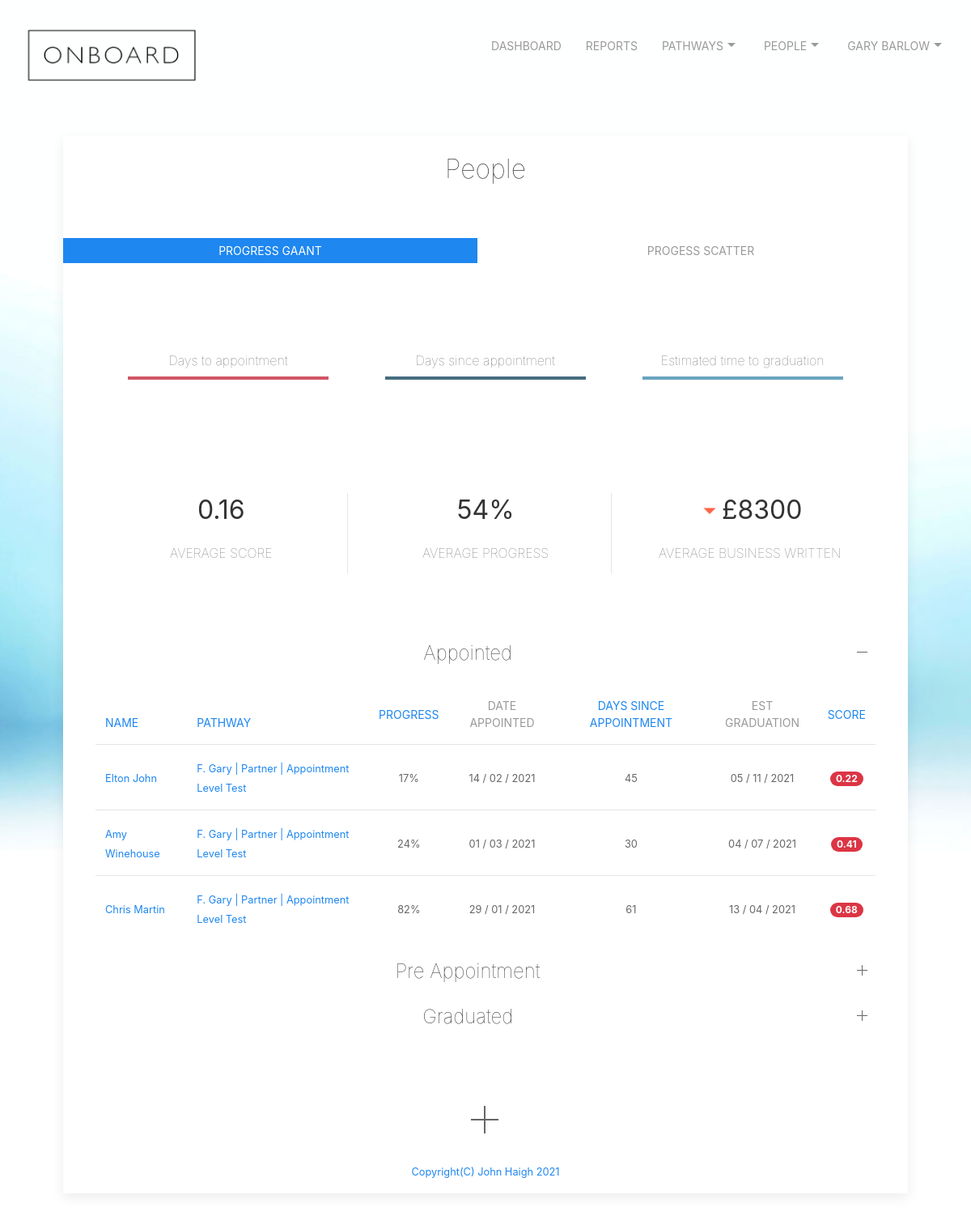
The page /people (signed in) on the database its author committed.
### tables this page shows
CREATE TABLE users ('id' integer PRIMARY KEY NOT NULL, 'email' text NOT NULL, 'firstname' text NOT NULL,'lastname' text NOT NULL, 'password' text NOT NULL, 'company' text NOT NULL, 'jobrole' text NOT NULL,'companymail' text NOT NULL, 'confirmed' text, 'lastlogin' text, 'adminlevel' int, 'status' text, 'region' text, 'averagescore' int, 'averagebusiness' int, 'averagebusinesstarget' int, 'averageprogressnumber' int);

CREATE TABLE "people" (
	"id"	integer NOT NULL,
	"firstname"	text NOT NULL,
	"lastname"	text NOT NULL,
	"mobile"	text NOT NULL,
	"email"	text NOT NULL,
	"pdm"	text NOT NULL,
	"bam"	text,
	"pathwayEnrolled"	text,
	"pathwayEnrolledDate"	text,
	"pathwayEnrolledPosition"	text,
	"pathwayEnrolledProgress"	integer,
	"pathwayEnrolledPositionDate"	text,
	"history"	text,
	"exEmployedDeal"	text,
	"exEmployedDealExpiry"	text,
	"businessWrittenPreviousMonth"	integer,
	"businessWrittenYearToDate"	integer,
	"daysinpathway"	integer,
	"estcompletion"	text,
	"score"	int,
	"minincome"	int,
	"practice"	text,
	"dateappointed"	text,
	"dayssinceappointment"	int,
	"appointed"	int,
	"region"	int,
	"completed"	INTEGER,
	PRIMARY KEY("id")
);

### app.py (the view, shortened to what this page needs)
@app.route("/people", methods=["GET", "POST"])
@login_required
def people():
    if request.method == "GET":
        db = SQL("sqlite:///onboard.db")
        info = db.execute("SELECT * FROM users WHERE id = ?", session["user_id"])
        username = info[0]['email']
        firstname = info[0]['firstname']
        lastname = info[0]['lastname']
        companymail = info[0]['companymail']
        fullname = firstname + ' ' + lastname
        daytoday = int(datetime.datetime.today().strftime ('%d'))
        monthtoday = int(datetime.datetime.today().strftime ('%m'))
        yeartoday = int(datetime.datetime.today().strftime ('%Y'))
        totalscore = 0
        count = 0
        totalaveragebusinesstarget = 0
        totalaveragebusiness = 0
        totalaverageprogressnumber = 0
        averageprogressnumber = 0
        preappointmentdays = []
        progresstodate = []
        estimatedfinish = []
        stackednames = []
        i = 0
        rows = db.execute("SELECT * FROM people WHERE pdm = ? AND completed = 0 ORDER BY dayssinceappointment", username)
        while i < len(rows):
            dateenrolled = rows[i]['pathwayEnrolledDate']
            if dateenrolled != None:
                x = dateenrolled.split("/", 3)
                yearenrolled = (int(x[2]))
                monthenroleld = (int(x[1]))
                dayenrolled = (int(x[0]))
                d0 = date(yearenrolled, monthenroleld, dayenrolled)
                d1 = date(yeartoday, monthtoday, daytoday)
                delta = d1 - d0
                daysin = delta.days
            else:
                daysin = 0
            if rows[i]['appointed'] == 1:
                dateappointed = rows[i]['dateappointed']
                x = dateappointed.split("/", 3)
                year = (int(x[2]))
                month = (int(x[1]))
                day = (int(x[0]))
                d0 = date(year, month, day)
                d1 = date(yeartoday, monthtoday, daytoday)
                delta = d1 - d0
                dayssinceappointment = delta.days
                progressnumber = int(rows[i]['pathwayEnrolledProgress'])
                if progressnumber == 0:
                    estcompletion = 'Not yet known'
                    score = 0
                else:
                    pathwayinfo = db.execute("SELECT * from pathways where pathwayName = ?", rows[i]['pathwayEnrolled'])
                    if pathwayinfo[0]['numbercompleted'] == 0:
                        daysleft = ((dayssinceappointment / progressnumber) * 100) - dayssinceappointment
                        estcompletion = d0 + datetime.timedelta(days=daysleft+dayssinceappointment)
                    else:
                        daysleft = int((dayssinceappointment / progressnumber) * 100)
                        newestaveragecompletion = ( int(pathwayinfo[0]['averagetimecompletion']) * int(pathwayinfo[0]['numbercompleted'])) + daysleft / (int(pathwayinfo[0]['numbercompleted']))+1
                        estcompletion = d0 + datetime.timedelta(days=newestaveragecompletion)
                    j = (str(estcompletion).split("-",3))
                    year = (j[0])
                    month = (j[1])
                    day = (j[2])
                    estcompletion = day + " / " + month + " / " + year
                    score = round((progressnumber / daysin), 2)
                    totalscore = totalscore + score
                    count = count + 1
                    totalaveragebusinesstarget = totalaveragebusinesstarget + (dayssinceappointment * 165)
                    totalaveragebusiness = totalaveragebusiness + int(rows[i]['businessWrittenYearToDate'])
                    totalaverageprogressnumber = totalaverageprogressnumber + progressnumber
                    preappointmentdayscalc = (int(rows[i]['daysinpathway']) - int(rows[i]['dayssinceappointment']))*-1
                    preappointmentdays.append(preappointmentdayscalc)
                    progresstodate.append((int(rows[i]['dayssinceappointment']))*-1)
                    stackednames.append(rows[i]['firstname'] + ' '+ rows[i]['lastname'])
                    estimatedfinish.append(daysleft)
            else:
                dayssinceappointment = 0
                score = 0
                estcompletion = 'Not yet known'
            db.execute("UPDATE people SET daysinpathway = ?, estcompletion = ?, score = ?, dayssinceappointment = ? WHERE email = ?", daysin, estcompletion, score, dayssinceappointment, rows[i]['email'])
            i = i+1
        averagescore = round((totalscore / count),2)
        averagebusiness = round(totalaveragebusiness / count)
        averagebusinesstarget = round(totalaveragebusinesstarget / count)
        averageprogressnumber = round(totalaverageprogressnumber / count)
        db.execute("UPDATE users SET averagescore = ?, averagebusiness = ?, averagebusinesstarget = ?, averageprogressnumber = ?", averagescore, averagebusiness, averagebusinesstarget, averageprogressnumber)
        rows = db.execute("SELECT * from people WHERE pdm = ? AND appointed = 1 AND completed = 0", username)
        print(rows)
        newlist = []
        percent = []
        datalabels = []
        bubblecolour = []
        days = []
        i = 0
        while i < len(rows):
            percent.append(rows[i]['pathwayEnrolledProgress'])
            days.append(rows[i]['dayssinceappointment'])
            datalabels.append(rows[i]['firstname']+' '+rows[i]['lastname'])
            if (int(rows[i]['businessWrittenYearToDate']) < (int(rows[i]['dayssinceappointment']) * 165)):
                bubblecolour.append('rgba(209,86,102,.9)')
            else:
                bubblecolour.append('rgba(70,109,128,.9)')
            i = i+1
        for h, w in zip(percent, days):
            newlist.append({'x': h, 'y': w})
        scatterdata = str(newlist).replace('\'', '')
        appointed = db.execute("SELECT * FROM people WHERE pdm = ? AND appointed = 1 AND completed = 0", username)
        preappointment = db.execute("SELECT * FROM people WHERE pdm = ? AND appointed = 0", username)
        graduated = db.execute("SELECT * FROM people WHERE pdm = ? AND completed = 1", username)
        rows = db.execute("SELECT * FROM users WHERE email = ?", username)
        return render_template("people.html", graduated = graduated, stackednames = stackednames, preappointmentdays = preappointmentdays, progresstodate = progresstodate, estimatedfinish = estimatedfinish, rows = rows, firstname = firstname, FullName = fullname, companymail=companymail, appointed = appointed, preappointment = preappointment, data=scatterdata, bubblecolour = bubblecolour, labels = datalabels)

### app.py (called while the page is built)
@app.after_request
def after_request(response):
    response.headers["Cache-Control"] = "no-cache, no-store, must-revalidate"
    response.headers["Expires"] = 0
    response.headers["Pragma"] = "no-cache"
    return response

def login_required(f):
    @wraps(f)
    def decorated_function(*args, **kwargs):
        if session.get("user_id") is None:
            return redirect("/login")
        return f(*args, **kwargs)
    return decorated_function

### templates/people.html (shortened to what this page needs)
{% extends "layout.html" %}
{% block main %}
<div class="uk-card uk-card-default uk-card-small">
  <div class="uk-text-center uk-card-body">
    <h2 class="uk-text uk-text-lighter">People</h2>
    <br>
  </div>
<div class="uk-text-center">
  <ul class="uk-subnav uk-subnav-pill uk-grid" uk-switcher="animation: uk-animation-fade">
    <li class="uk-width-1-2@m"><a href="#">Progress GAANT</a></li>
    <li class="uk-width-1-2@m"><a href="#">Progess Scatter</a></li>
  </ul>
  <ul class="uk-switcher uk-margin uk-padding">
      <li>
        <div class="uk-child-width-1-3@m uk-grid-large uk-padding" uk-grid>
          <div class="uk-child-width-1-1@m" >
            <p style="padding:8px; border-style: hidden hidden solid hidden; border-width: 4px; border-color: rgba(209,86,102,1)" class="uk-text uk-text-lighter">Days to appointment</p>
          </div>
          <div class="uk-child-width-1-1@m">
            <p style="padding:8px; border-style: hidden hidden solid hidden; border-width: 4px; border-color: rgba(70,109,128,1)" class="uk-text uk-text-lighter">Days since appointment</p>
          </div>
          <div class="uk-child-width-1-1@m">
            <p style="padding:8px; border-style: hidden hidden solid hidden; border-width: 4px; border-color: rgba(105,164,191,1)" class="uk-text uk-text-lighter">Estimated time to graduation</p>
          </div>
        </div>
      </li>
        </ul>
      </div>
  <div class="uk-grid-small uk-child-width-expand@s uk-text-center uk-padding" uk-grid>
    <div>
      <h2>{{rows[0]['averagescore']}}</h2>
      <p class="uk-text-uppercase uk-text-lighter">Average Score</p>
    </div>
    <div class="uk-divider-vertical">
      <h2>{{rows[0]['averageprogressnumber']}}%</h2>
        <p class="uk-text-uppercase uk-text-lighter">Average Progress</p>
    </div>
    <div class="uk-divider-vertical">
      {% if rows[0]['averagebusiness'] < rows[0]['averagebusinesstarget'] %}
      <h2 uk-tooltip="title: £ {{rows[0]['averagebusiness'] - rows[0]['averagebusinesstarget']}} on target" ><span style="color: #ff6347;" uk-icon="icon: triangle-down; ratio: 1.5"></span>£{{rows[0]['averagebusiness']}}</h2>
      {% endif %}
      <p class="uk-text-uppercase uk-text-lighter">Average Business Written</p>
      </div>
  </div>
  <div class="uk-padding uk-padding-medium">
    <ul uk-accordion="duration: 300; multiple: true">
        <li class="uk-open">
          <h1 class="uk-accordion-title uk-text-lighter uk-text-large uk-text-center" href="#">Appointed</h1>
          <div class="uk-accordion-content">
            <table class="uk-table uk-table-middle uk-table-divider uk-text uk-text-lighter">
              <thead>
                <th><form action='/people' method='post'><button type='submit' class="uk-button uk-button-link" value="name" name='sort'>Name</button></form></th>
                <th><form action='/people' method='post'><button type='submit' class="uk-button uk-button-link" value="pathway" name='sort'>Pathway</button></form></th>
                <th style="text-align: center; vertical-align: middle;"><form action='/people' method='post'><button type='submit' class="uk-button uk-button-link" value="progress" name='sort'>Progress</button></form></th>
                <th style="text-align: center; vertical-align: middle;">Date Appointed</th>
                <th style="text-align: center; vertical-align: middle;"><form action='/people' method='post'><button type='submit' class="uk-button uk-button-link" value="days" name='sort'>Days since appointment</button></form></th>
                <th style="text-align: center; vertical-align: middle;">Est Graduation</th>
                <th style="text-align: center; vertical-align: middle;"><form action='/people' method='post'><button type='submit' class="uk-button uk-button-link" value="score" name='sort'>Score</button></form></th>
              </thead>
              {% for appointed in appointed %}
              <tr>
                <td><a href="/viewperson?name={{appointed['email']}}"><small>{{appointed['firstname']}} {{appointed['lastname']}}</small></a></td>
                <td><a href="/progress?name={{appointed["email"]}}&pathway={{appointed['pathwayEnrolled']}}"><small>{{appointed['pathwayEnrolled']}}</small></a></td>
                <td style="text-align: center; vertical-align: middle;"><small>{{appointed['pathwayEnrolledProgress']}}%</small></td>
                <td style="text-align: center; vertical-align: middle;"><small>{{appointed['dateappointed']}}</small></td>
                <td style="text-align: center; vertical-align: middle;"><small>{{appointed['dayssinceappointment']}}</small></td>
                <td style="text-align: center; vertical-align: middle;"><small>{{appointed['estcompletion']}}</small></td>
                {% if appointed['businessWrittenYearToDate'] >= (appointed['dayssinceappointment'] * 165) %}
                  <td uk-tooltip="title: £{{appointed['businessWrittenYearToDate'] - (appointed['dayssinceappointment'] * 165)}} above target" style="text-align: center; vertical-align: middle;"><span class="badge badge-pill badge-primary">{{appointed['score']}}</span></td>
                {% else %}
                  <td uk-tooltip="title: £{{appointed['businessWrittenYearToDate'] - (appointed['dayssinceappointment'] * 165)}} short of target" style="text-align: center; vertical-align: middle;"><span class="badge badge-pill badge-danger">{{appointed['score']}}</span></td>
                {% endif %}
              </tr>
              {% endfor %}
            </table>
          </div>
        </li>
        <li>
          <h2 class="uk-accordion-title uk-text-lighter uk-text-large uk-text-center" href="#">Pre Appointment</h2>
        </li>
        {% if graduated is defined %}
        <li>
            <h2 class="uk-accordion-title uk-text-lighter uk-text-large uk-text-center" href="#">Graduated</h2>
        </li>
        {% endif %}
    </ul>
  </div>
  <div id="center">
    <a href="/newperson" uk-icon="icon: plus; ratio: 2"></a>
  </div>
{% endblock %}

### static/styles.css (style rules this page uses)
#center { margin-left: auto; margin-right: auto; text-align: center; padding: 30px; }
body { border-color: coral; }
body { background-image: url("images/onboard_homepage_background_1400x933px.jpg"); background-repeat: repeat; background-size: cover; background-color: #464646; height: 200vh; }

### rows shown on the page
users: averagescore "0.16", averageprogressnumber "54", averagebusiness "8300"
people: firstname "Elton", lastname "John", pathwayEnrolled "F. Gary | Partner | Appointment Level Test", pathwayEnrolledProgress "17", dateappointed "14 / 02 / 2021", dayssinceappointment "45", estcompletion "05 / 11 / 2021", score "0.22"
people: firstname "Amy", lastname "Winehouse", pathwayEnrolled "F. Gary | Partner | Appointment Level Test", pathwayEnrolledProgress "24", dateappointed "01 / 03 / 2021", dayssinceappointment "30", estcompletion "04 / 07 / 2021", score "0.41"
people: firstname "Chris", lastname "Martin", pathwayEnrolled "F. Gary | Partner | Appointment Level Test", pathwayEnrolledProgress "82", dateappointed "29 / 01 / 2021", dayssinceappointment "61", estcompletion "13 / 04 / 2021", score "0.68"

### other values the page prints
{{ FullName }} "GARY BARLOW"
